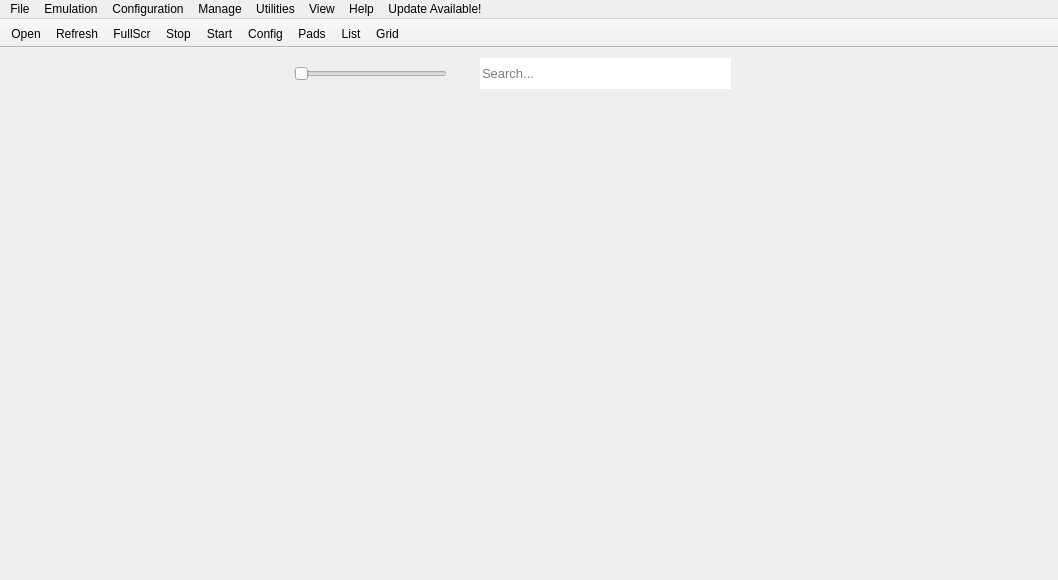
<?xml version="1.0" encoding="UTF-8"?>
<ui version="4.0">
 <class>main_window</class>
 <widget class="QMainWindow" name="main_window">
  <property name="geometry">
   <rect>
    <x>0</x>
    <y>0</y>
    <width>1058</width>
    <height>580</height>
   </rect>
  </property>
  <property name="sizePolicy">
   <sizepolicy hsizetype="Expanding" vsizetype="Expanding">
    <horstretch>0</horstretch>
    <verstretch>0</verstretch>
   </sizepolicy>
  </property>
  <property name="minimumSize">
   <size>
    <width>4</width>
    <height>0</height>
   </size>
  </property>
  <property name="windowTitle">
   <string>RPCS3</string>
  </property>
  <property name="autoFillBackground">
   <bool>false</bool>
  </property>
  <property name="animated">
   <bool>true</bool>
  </property>
  <property name="dockNestingEnabled">
   <bool>true</bool>
  </property>
  <property name="dockOptions">
   <set>QMainWindow::DockOption::AllowNestedDocks|QMainWindow::DockOption::AllowTabbedDocks|QMainWindow::DockOption::AnimatedDocks|QMainWindow::DockOption::GroupedDragging</set>
  </property>
  <widget class="QWidget" name="centralWidget">
   <property name="sizePolicy">
    <sizepolicy hsizetype="Expanding" vsizetype="Expanding">
     <horstretch>0</horstretch>
     <verstretch>0</verstretch>
    </sizepolicy>
   </property>
   <widget class="QLineEdit" name="mw_searchbar">
    <property name="geometry">
     <rect>
      <x>480</x>
      <y>10</y>
      <width>251</width>
      <height>31</height>
     </rect>
    </property>
    <property name="sizePolicy">
     <sizepolicy hsizetype="Expanding" vsizetype="Expanding">
      <horstretch>0</horstretch>
      <verstretch>0</verstretch>
     </sizepolicy>
    </property>
    <property name="font">
     <font>
      <pointsize>10</pointsize>
      <weight>50</weight>
      <bold>false</bold>
     </font>
    </property>
    <property name="focusPolicy">
     <enum>Qt::FocusPolicy::ClickFocus</enum>
    </property>
    <property name="frame">
     <bool>false</bool>
    </property>
    <property name="placeholderText">
     <string>Search...</string>
    </property>
    <property name="clearButtonEnabled">
     <bool>false</bool>
    </property>
   </widget>
   <widget class="QWidget" name="sizeSliderContainer" native="true">
    <property name="geometry">
     <rect>
      <x>280</x>
      <y>10</y>
      <width>181</width>
      <height>31</height>
     </rect>
    </property>
    <property name="sizePolicy">
     <sizepolicy hsizetype="Fixed" vsizetype="Expanding">
      <horstretch>0</horstretch>
      <verstretch>0</verstretch>
     </sizepolicy>
    </property>
    <layout class="QHBoxLayout" name="sizeSliderContainer_layout">
     <property name="spacing">
      <number>0</number>
     </property>
     <property name="leftMargin">
      <number>14</number>
     </property>
     <property name="topMargin">
      <number>0</number>
     </property>
     <property name="rightMargin">
      <number>14</number>
     </property>
     <property name="bottomMargin">
      <number>0</number>
     </property>
     <item>
      <widget class="QSlider" name="sizeSlider">
       <property name="sizePolicy">
        <sizepolicy hsizetype="Expanding" vsizetype="Preferred">
         <horstretch>0</horstretch>
         <verstretch>0</verstretch>
        </sizepolicy>
       </property>
       <property name="focusPolicy">
        <enum>Qt::FocusPolicy::ClickFocus</enum>
       </property>
       <property name="autoFillBackground">
        <bool>false</bool>
       </property>
       <property name="orientation">
        <enum>Qt::Orientation::Horizontal</enum>
       </property>
       <property name="tickPosition">
        <enum>QSlider::TickPosition::NoTicks</enum>
       </property>
      </widget>
     </item>
    </layout>
   </widget>
  </widget>
  <widget class="QMenuBar" name="menuBar">
   <property name="geometry">
    <rect>
     <x>0</x>
     <y>0</y>
     <width>1058</width>
     <height>25</height>
    </rect>
   </property>
   <property name="contextMenuPolicy">
    <enum>Qt::ContextMenuPolicy::PreventContextMenu</enum>
   </property>
   <widget class="QMenu" name="menuFile">
    <property name="title">
     <string>File</string>
    </property>
    <widget class="QMenu" name="bootElfMenu">
     <property name="enabled">
      <bool>true</bool>
     </property>
     <property name="title">
      <string>Boot (S)Elf</string>
     </property>
     <property name="toolTipsVisible">
      <bool>true</bool>
     </property>
     <addaction name="bootElfAct"/>
     <addaction name="bootTestAct"/>
    </widget>
    <widget class="QMenu" name="bootRecentMenu">
     <property name="title">
      <string>Boot Recent</string>
     </property>
     <property name="toolTipsVisible">
      <bool>true</bool>
     </property>
     <addaction name="clearRecentAct"/>
     <addaction name="freezeRecentAct"/>
     <addaction name="separator"/>
    </widget>
    <widget class="QMenu" name="menuBatch">
     <property name="title">
      <string>All Titles</string>
     </property>
     <addaction name="batchCreateCPUCachesAct"/>
     <addaction name="separator"/>
     <addaction name="batchRemoveCustomConfigurationsAct"/>
     <addaction name="batchRemoveCustomPadConfigurationsAct"/>
     <addaction name="batchRemoveShaderCachesAct"/>
     <addaction name="batchRemovePPUCachesAct"/>
     <addaction name="batchRemoveSPUCachesAct"/>
     <addaction name="removeHDD1CachesAct"/>
     <addaction name="removeAllCachesAct"/>
     <addaction name="removeSavestatesAct"/>
     <addaction name="separator"/>
     <addaction name="cleanUpGameListAct"/>
    </widget>
    <widget class="QMenu" name="menuFirmware">
     <property name="title">
      <string>Firmware</string>
     </property>
     <addaction name="createFirmwareCacheAct"/>
     <addaction name="removeFirmwareCacheAct"/>
    </widget>
    <widget class="QMenu" name="bootRecentSavestatesMenu">
     <property name="title">
      <string>Boot Recent Savestate</string>
     </property>
     <property name="toolTipsVisible">
      <bool>true</bool>
     </property>
     <addaction name="clearRecentSavestatesAct"/>
     <addaction name="freezeRecentSavestatesAct"/>
     <addaction name="separator"/>
    </widget>
    <addaction name="bootGameAct"/>
    <addaction name="bootVSHAct"/>
    <addaction name="bootElfMenu"/>
    <addaction name="bootSavestateAct"/>
    <addaction name="bootRecentSavestatesMenu"/>
    <addaction name="bootRecentMenu"/>
    <addaction name="separator"/>
    <addaction name="addGamesAct"/>
    <addaction name="separator"/>
    <addaction name="bootInstallPkgAct"/>
    <addaction name="bootInstallPupAct"/>
    <addaction name="separator"/>
    <addaction name="menuBatch"/>
    <addaction name="menuFirmware"/>
    <addaction name="separator"/>
    <addaction name="exitAndSaveLogAct"/>
    <addaction name="exitAct"/>
   </widget>
   <widget class="QMenu" name="menuEmulation">
    <property name="title">
     <string>Emulation</string>
    </property>
    <addaction name="sysPauseAct"/>
    <addaction name="sysStopAct"/>
    <addaction name="sysRebootAct"/>
    <addaction name="separator"/>
    <addaction name="insertDiscAct"/>
    <addaction name="ejectDiscAct"/>
   </widget>
   <widget class="QMenu" name="menuConfiguration">
    <property name="title">
     <string>Configuration</string>
    </property>
    <widget class="QMenu" name="menuEmulatedPads">
     <property name="title">
      <string>USB Devices</string>
     </property>
     <addaction name="confBuzzAct"/>
     <addaction name="confGHLtarAct"/>
     <addaction name="confTurntableAct"/>
     <addaction name="confUSIOAct"/>
     <addaction name="confPSMoveAct"/>
     <addaction name="confPSMoveDS3Act"/>
     <addaction name="confPSMoveMouseAct"/>
     <addaction name="confGunCon3Act"/>
     <addaction name="confTopShotEliteAct"/>
     <addaction name="confTopShotFearmasterAct"/>
     <addaction name="confLogitechG27Act"/>
    </widget>
    <widget class="QMenu" name="menuMice">
     <property name="title">
      <string>Mice</string>
     </property>
     <addaction name="actionBasic_Mouse"/>
     <addaction name="actionRaw_Mouse"/>
    </widget>
    <addaction name="confCPUAct"/>
    <addaction name="confGPUAct"/>
    <addaction name="separator"/>
    <addaction name="confPadsAct"/>
    <addaction name="menuMice"/>
    <addaction name="menuEmulatedPads"/>
    <addaction name="confCamerasAct"/>
    <addaction name="actionPS_Move_Tracker"/>
    <addaction name="confAudioAct"/>
    <addaction name="confIOAct"/>
    <addaction name="confSystemAct"/>
    <addaction name="confAdvAct"/>
    <addaction name="confEmuAct"/>
    <addaction name="confGuiAct"/>
    <addaction name="separator"/>
    <addaction name="confRPCNAct"/>
    <addaction name="confClansAct"/>
    <addaction name="confIPCAct"/>
    <addaction name="separator"/>
    <addaction name="confShortcutsAct"/>
    <addaction name="separator"/>
    <addaction name="confAutopauseManagerAct"/>
   </widget>
   <widget class="QMenu" name="menuManage">
    <property name="title">
     <string>Manage</string>
    </property>
    <addaction name="confVFSDialogAct"/>
    <addaction name="separator"/>
    <addaction name="actionManage_Users"/>
    <addaction name="confSavedataManagerAct"/>
    <addaction name="actionManage_RAP_Licenses"/>
    <addaction name="actionManage_Trophy_Data"/>
    <addaction name="actionManage_Savestates"/>
    <addaction name="actionManage_Skylanders_Portal"/>
    <addaction name="actionManage_Infinity_Base"/>
    <addaction name="actionManage_Dimensions_ToyPad"/>
    <addaction name="actionManage_KamenRider_RideGate"/>
    <addaction name="actionManage_Cheats"/>
    <addaction name="actionManage_Game_Patches"/>
    <addaction name="actionManage_Screenshots"/>
    <addaction name="actionManage_SoundEffects"/>
   </widget>
   <widget class="QMenu" name="menuUtilities">
    <property name="title">
     <string>Utilities</string>
    </property>
    <addaction name="actionLog_Viewer"/>
    <addaction name="toolsCheckConfigAct"/>
    <addaction name="toolsCgDisasmAct"/>
    <addaction name="toolskernel_explorerAct"/>
    <addaction name="toolsmemory_viewerAct"/>
    <addaction name="toolsRsxDebuggerAct"/>
    <addaction name="toolsSystemCommandsAct"/>
    <addaction name="patchCreatorAct"/>
    <addaction name="toolsVfsDialogAct"/>
    <addaction name="actionMusic_Player"/>
    <addaction name="separator"/>
    <addaction name="toolsDecryptSprxLibsAct"/>
    <addaction name="separator"/>
    <addaction name="toolsExtractMSELFAct"/>
    <addaction name="toolsExtractPUPAct"/>
    <addaction name="toolsExtractTARAct"/>
    <addaction name="separator"/>
    <addaction name="actionopen_rsx_capture"/>
    <addaction name="separator"/>
    <addaction name="actionCreate_RSX_Capture"/>
    <addaction name="actionCreate_Savestate"/>
    <addaction name="actionCreate_Savestate_And_Exit"/>
   </widget>
   <widget class="QMenu" name="menuView">
    <property name="title">
     <string>View</string>
    </property>
    <widget class="QMenu" name="menuGame_List_Icons">
     <property name="title">
      <string>Game List Icons</string>
     </property>
     <addaction name="setIconSizeTinyAct"/>
     <addaction name="setIconSizeSmallAct"/>
     <addaction name="setIconSizeMediumAct"/>
     <addaction name="setIconSizeLargeAct"/>
     <addaction name="separator"/>
     <addaction name="actionPreferGameDataIcons"/>
     <addaction name="showCustomIconsAct"/>
     <addaction name="playHoverGifsAct"/>
    </widget>
    <widget class="QMenu" name="menuGame_List_Mode">
     <property name="title">
      <string>Game List Mode</string>
     </property>
     <addaction name="setlistModeListAct"/>
     <addaction name="setlistModeGridAct"/>
    </widget>
    <widget class="QMenu" name="menuGame_Categories">
     <property name="title">
      <string>Game Categories</string>
     </property>
     <addaction name="showCatHDDGameAct"/>
     <addaction name="showCatDiscGameAct"/>
     <addaction name="showCatPS1GamesAct"/>
     <addaction name="showCatPS2GamesAct"/>
     <addaction name="showCatPSPGamesAct"/>
     <addaction name="showCatHomeAct"/>
     <addaction name="showCatAudioVideoAct"/>
     <addaction name="showCatGameDataAct"/>
     <addaction name="showCatOSAct"/>
     <addaction name="showCatUnknownAct"/>
     <addaction name="showCatOtherAct"/>
    </widget>
    <addaction name="showDebuggerAct"/>
    <addaction name="showLogAct"/>
    <addaction name="separator"/>
    <addaction name="showTitleBarsAct"/>
    <addaction name="showToolBarAct"/>
    <addaction name="separator"/>
    <addaction name="showGameListAct"/>
    <addaction name="separator"/>
    <addaction name="showHiddenEntriesAct"/>
    <addaction name="separator"/>
    <addaction name="showCompatibilityInGridAct"/>
    <addaction name="separator"/>
    <addaction name="refreshGameListAct"/>
    <addaction name="menuGame_List_Mode"/>
    <addaction name="menuGame_List_Icons"/>
    <addaction name="menuGame_Categories"/>
   </widget>
   <widget class="QMenu" name="menuHelp">
    <property name="title">
     <string>Help</string>
    </property>
    <widget class="QMenu" name="languageMenu">
     <property name="title">
      <string>Language</string>
     </property>
     <addaction name="languageAct0"/>
    </widget>
    <addaction name="updateAct"/>
    <addaction name="welcomeAct"/>
    <addaction name="separator"/>
    <addaction name="languageMenu"/>
    <addaction name="separator"/>
    <addaction name="supportAct"/>
    <addaction name="separator"/>
    <addaction name="aboutAct"/>
    <addaction name="aboutQtAct"/>
   </widget>
   <widget class="QMenu" name="menuUpdate_Available">
    <property name="title">
     <string>Update Available!</string>
    </property>
    <addaction name="actionDownload_Update"/>
   </widget>
   <addaction name="menuFile"/>
   <addaction name="menuEmulation"/>
   <addaction name="menuConfiguration"/>
   <addaction name="menuManage"/>
   <addaction name="menuUtilities"/>
   <addaction name="menuView"/>
   <addaction name="menuHelp"/>
   <addaction name="menuUpdate_Available"/>
  </widget>
  <widget class="QToolBar" name="toolBar">
   <property name="sizePolicy">
    <sizepolicy hsizetype="Preferred" vsizetype="Preferred">
     <horstretch>0</horstretch>
     <verstretch>0</verstretch>
    </sizepolicy>
   </property>
   <property name="contextMenuPolicy">
    <enum>Qt::ContextMenuPolicy::PreventContextMenu</enum>
   </property>
   <property name="windowTitle">
    <string>Show tool bar</string>
   </property>
   <property name="movable">
    <bool>false</bool>
   </property>
   <property name="allowedAreas">
    <set>Qt::ToolBarArea::TopToolBarArea</set>
   </property>
   <property name="iconSize">
    <size>
     <width>30</width>
     <height>30</height>
    </size>
   </property>
   <property name="toolButtonStyle">
    <enum>Qt::ToolButtonStyle::ToolButtonTextUnderIcon</enum>
   </property>
   <property name="floatable">
    <bool>false</bool>
   </property>
   <attribute name="toolBarArea">
    <enum>TopToolBarArea</enum>
   </attribute>
   <attribute name="toolBarBreak">
    <bool>false</bool>
   </attribute>
   <addaction name="toolbar_open"/>
   <addaction name="toolbar_refresh"/>
   <addaction name="toolbar_fullscreen"/>
   <addaction name="toolbar_stop"/>
   <addaction name="toolbar_start"/>
   <addaction name="toolbar_config"/>
   <addaction name="toolbar_controls"/>
   <addaction name="toolbar_list"/>
   <addaction name="toolbar_grid"/>
  </widget>
  <action name="bootElfAct">
   <property name="text">
    <string>Boot SELF/ELF</string>
   </property>
  </action>
  <action name="bootTestAct">
   <property name="text">
    <string>Boot Test</string>
   </property>
  </action>
  <action name="bootGameAct">
   <property name="text">
    <string>Boot Game</string>
   </property>
  </action>
  <action name="bootSavestateAct">
   <property name="text">
    <string>Boot Savestate</string>
   </property>
  </action>
  <action name="bootInstallPkgAct">
   <property name="text">
    <string>Install Packages/Raps/Edats</string>
   </property>
   <property name="toolTip">
    <string>Install application from a .pkg file</string>
   </property>
  </action>
  <action name="bootInstallPupAct">
   <property name="text">
    <string>Install Firmware</string>
   </property>
   <property name="toolTip">
    <string>Install firmware from PS3UPDAT.PUP</string>
   </property>
  </action>
  <action name="sysPauseAct">
   <property name="enabled">
    <bool>false</bool>
   </property>
   <property name="icon">
    <iconset resource="../resources.qrc">
     <normaloff>:/Icons/pause.png</normaloff>:/Icons/pause.png</iconset>
   </property>
   <property name="text">
    <string>Pause</string>
   </property>
   <property name="toolTip">
    <string>Start emulation</string>
   </property>
  </action>
  <action name="sysStopAct">
   <property name="enabled">
    <bool>false</bool>
   </property>
   <property name="icon">
    <iconset resource="../resources.qrc">
     <normaloff>:/Icons/stop.png</normaloff>:/Icons/stop.png</iconset>
   </property>
   <property name="text">
    <string>Stop</string>
   </property>
   <property name="toolTip">
    <string>Stop emulation</string>
   </property>
  </action>
  <action name="sysSendOpenMenuAct">
   <property name="enabled">
    <bool>false</bool>
   </property>
   <property name="text">
    <string>Send Open System Menu CMD</string>
   </property>
  </action>
  <action name="confCPUAct">
   <property name="text">
    <string>CPU</string>
   </property>
   <property name="toolTip">
    <string>Configure CPU</string>
   </property>
  </action>
  <action name="confGPUAct">
   <property name="text">
    <string>GPU</string>
   </property>
   <property name="toolTip">
    <string>Configure graphics</string>
   </property>
  </action>
  <action name="confPadsAct">
   <property name="text">
    <string>Pads</string>
   </property>
   <property name="iconText">
    <string>Pads</string>
   </property>
   <property name="toolTip">
    <string>Configure controls</string>
   </property>
  </action>
  <action name="confAudioAct">
   <property name="text">
    <string>Audio</string>
   </property>
   <property name="toolTip">
    <string>Configure audio</string>
   </property>
  </action>
  <action name="confIOAct">
   <property name="text">
    <string>Input/Output</string>
   </property>
   <property name="toolTip">
    <string>Configure Input/Output</string>
   </property>
  </action>
  <action name="confSystemAct">
   <property name="text">
    <string>System</string>
   </property>
   <property name="toolTip">
    <string>Configure system</string>
   </property>
  </action>
  <action name="confAdvAct">
   <property name="text">
    <string>Advanced</string>
   </property>
   <property name="toolTip">
    <string>Configure advanced emulator settings</string>
   </property>
  </action>
  <action name="confEmuAct">
   <property name="text">
    <string>Emulator</string>
   </property>
   <property name="toolTip">
    <string>Configure Emulator settings</string>
   </property>
  </action>
  <action name="confGuiAct">
   <property name="text">
    <string>GUI</string>
   </property>
   <property name="toolTip">
    <string>Configure GUI settings</string>
   </property>
  </action>
  <action name="confAutopauseManagerAct">
   <property name="enabled">
    <bool>false</bool>
   </property>
   <property name="text">
    <string>Auto Pause</string>
   </property>
   <property name="toolTip">
    <string>Configure Auto Pause</string>
   </property>
  </action>
  <action name="exitAndSaveLogAct">
   <property name="text">
    <string>Exit And Save Log</string>
   </property>
   <property name="toolTip">
    <string>Exit RPCS3, move the log file to a custom location</string>
   </property>
   <property name="statusTip">
    <string>Exit the application and save the log to a user-defined location</string>
   </property>
  </action>
  <action name="exitAct">
   <property name="text">
    <string>Exit</string>
   </property>
   <property name="toolTip">
    <string>Exit RPCS3</string>
   </property>
   <property name="statusTip">
    <string>Exit the application.</string>
   </property>
  </action>
  <action name="confSavedataManagerAct">
   <property name="enabled">
    <bool>true</bool>
   </property>
   <property name="text">
    <string>Save Data</string>
   </property>
   <property name="toolTip">
    <string>Manage save data</string>
   </property>
  </action>
  <action name="actionManage_Trophy_Data">
   <property name="enabled">
    <bool>true</bool>
   </property>
   <property name="text">
    <string>Trophies</string>
   </property>
   <property name="toolTip">
    <string>Manage trophies</string>
   </property>
  </action>
  <action name="actionManage_Users">
   <property name="text">
    <string>User Accounts</string>
   </property>
   <property name="toolTip">
    <string>Manage user accounts</string>
   </property>
  </action>
  <action name="toolsCgDisasmAct">
   <property name="text">
    <string>Cg Disasm</string>
   </property>
  </action>
  <action name="toolskernel_explorerAct">
   <property name="enabled">
    <bool>false</bool>
   </property>
   <property name="text">
    <string>Kernel Explorer</string>
   </property>
  </action>
  <action name="toolsmemory_viewerAct">
   <property name="enabled">
    <bool>false</bool>
   </property>
   <property name="text">
    <string>Memory Viewer</string>
   </property>
  </action>
  <action name="toolsRsxDebuggerAct">
   <property name="enabled">
    <bool>false</bool>
   </property>
   <property name="text">
    <string>RSX Debugger</string>
   </property>
  </action>
  <action name="toolsDecryptSprxLibsAct">
   <property name="text">
    <string>Decrypt PS3 Binaries</string>
   </property>
  </action>
  <action name="toolsExtractMSELFAct">
   <property name="text">
    <string>Extract MSELF</string>
   </property>
  </action>
  <action name="toolsExtractPUPAct">
   <property name="text">
    <string>Extract PUP</string>
   </property>
  </action>
  <action name="toolsExtractTARAct">
   <property name="text">
    <string>Extract Encrypted TAR</string>
   </property>
   <property name="toolTip">
    <string>Extract files from special .tar files inside PS3UPDAT.PUP</string>
   </property>
  </action>
  <action name="showDebuggerAct">
   <property name="checkable">
    <bool>true</bool>
   </property>
   <property name="text">
    <string>Show Debugger</string>
   </property>
  </action>
  <action name="showLogAct">
   <property name="checkable">
    <bool>true</bool>
   </property>
   <property name="text">
    <string>Show Log/TTY</string>
   </property>
  </action>
  <action name="supportAct">
   <property name="text">
    <string>Support Us</string>
   </property>
   <property name="toolTip">
    <string>To ensure continued improvements of RPCS3, become a part of our Patreon group!</string>
   </property>
  </action>
  <action name="aboutAct">
   <property name="text">
    <string>About RPCS3</string>
   </property>
  </action>
  <action name="aboutQtAct">
   <property name="text">
    <string>About Qt</string>
   </property>
  </action>
  <action name="showGameListAct">
   <property name="checkable">
    <bool>true</bool>
   </property>
   <property name="text">
    <string>Show Game List</string>
   </property>
  </action>
  <action name="showToolBarAct">
   <property name="checkable">
    <bool>true</bool>
   </property>
   <property name="text">
    <string>Show Tool Bar</string>
   </property>
  </action>
  <action name="showCompatibilityInGridAct">
   <property name="checkable">
    <bool>true</bool>
   </property>
   <property name="text">
    <string>Show Game Compatibility in Grid Mode</string>
   </property>
  </action>
  <action name="refreshGameListAct">
   <property name="text">
    <string>Game List Refresh</string>
   </property>
  </action>
  <action name="actionManage_RAP_Licenses">
   <property name="enabled">
    <bool>false</bool>
   </property>
   <property name="text">
    <string>RAP Files</string>
   </property>
  </action>
  <action name="updateAct">
   <property name="text">
    <string>Check for Updates</string>
   </property>
  </action>
  <action name="welcomeAct">
   <property name="text">
    <string>View The Welcome Dialog</string>
   </property>
  </action>
  <action name="confVFSDialogAct">
   <property name="text">
    <string>Virtual File System</string>
   </property>
  </action>
  <action name="clearRecentAct">
   <property name="text">
    <string>List Clear</string>
   </property>
  </action>
  <action name="freezeRecentAct">
   <property name="checkable">
    <bool>true</bool>
   </property>
   <property name="text">
    <string>List Freeze</string>
   </property>
  </action>
  <action name="setIconSizeTinyAct">
   <property name="checkable">
    <bool>true</bool>
   </property>
   <property name="text">
    <string>Tiny</string>
   </property>
  </action>
  <action name="setIconSizeSmallAct">
   <property name="checkable">
    <bool>true</bool>
   </property>
   <property name="checked">
    <bool>true</bool>
   </property>
   <property name="text">
    <string>Small</string>
   </property>
  </action>
  <action name="setIconSizeMediumAct">
   <property name="checkable">
    <bool>true</bool>
   </property>
   <property name="text">
    <string>Medium</string>
   </property>
  </action>
  <action name="setIconSizeLargeAct">
   <property name="checkable">
    <bool>true</bool>
   </property>
   <property name="text">
    <string>Large</string>
   </property>
  </action>
  <action name="setlistModeListAct">
   <property name="checkable">
    <bool>true</bool>
   </property>
   <property name="checked">
    <bool>true</bool>
   </property>
   <property name="text">
    <string>List View</string>
   </property>
  </action>
  <action name="setlistModeGridAct">
   <property name="checkable">
    <bool>true</bool>
   </property>
   <property name="text">
    <string>Grid View</string>
   </property>
  </action>
  <action name="sysRebootAct">
   <property name="enabled">
    <bool>false</bool>
   </property>
   <property name="icon">
    <iconset resource="../resources.qrc">
     <normaloff>:/Icons/restart.png</normaloff>:/Icons/restart.png</iconset>
   </property>
   <property name="text">
    <string>Restart</string>
   </property>
  </action>
  <action name="showCatHDDGameAct">
   <property name="checkable">
    <bool>true</bool>
   </property>
   <property name="text">
    <string>HDD Games</string>
   </property>
  </action>
  <action name="showCatDiscGameAct">
   <property name="checkable">
    <bool>true</bool>
   </property>
   <property name="text">
    <string>Disc Games</string>
   </property>
  </action>
  <action name="showCatPS1GamesAct">
   <property name="checkable">
    <bool>true</bool>
   </property>
   <property name="text">
    <string>PS1 Games</string>
   </property>
  </action>
  <action name="showCatPS2GamesAct">
   <property name="checkable">
    <bool>true</bool>
   </property>
   <property name="text">
    <string>PS2 Games</string>
   </property>
  </action>
  <action name="showCatPSPGamesAct">
   <property name="checkable">
    <bool>true</bool>
   </property>
   <property name="text">
    <string>PSP Games</string>
   </property>
  </action>
  <action name="showCatHomeAct">
   <property name="checkable">
    <bool>true</bool>
   </property>
   <property name="text">
    <string>Home</string>
   </property>
  </action>
  <action name="showCatAudioVideoAct">
   <property name="checkable">
    <bool>true</bool>
   </property>
   <property name="text">
    <string>Audio/Video</string>
   </property>
  </action>
  <action name="showCatGameDataAct">
   <property name="checkable">
    <bool>true</bool>
   </property>
   <property name="text">
    <string>Game Data</string>
   </property>
  </action>
  <action name="showCatUnknownAct">
   <property name="checkable">
    <bool>true</bool>
   </property>
   <property name="text">
    <string>Unknown</string>
   </property>
  </action>
  <action name="toolbar_start">
   <property name="icon">
    <iconset resource="../resources.qrc">
     <normaloff>:/Icons/play.png</normaloff>:/Icons/play.png</iconset>
   </property>
   <property name="text">
    <string>Start</string>
   </property>
   <property name="toolTip">
    <string>Start emulation</string>
   </property>
  </action>
  <action name="toolbar_stop">
   <property name="icon">
    <iconset resource="../resources.qrc">
     <normaloff>:/Icons/stop.png</normaloff>:/Icons/stop.png</iconset>
   </property>
   <property name="text">
    <string>Stop</string>
   </property>
   <property name="toolTip">
    <string>Stop emulation</string>
   </property>
  </action>
  <action name="toolbar_config">
   <property name="icon">
    <iconset resource="../resources.qrc">
     <normaloff>:/Icons/configure.png</normaloff>:/Icons/configure.png</iconset>
   </property>
   <property name="text">
    <string>Config</string>
   </property>
   <property name="toolTip">
    <string>Configure the emulator</string>
   </property>
  </action>
  <action name="toolbar_controls">
   <property name="icon">
    <iconset resource="../resources.qrc">
     <normaloff>:/Icons/controllers.png</normaloff>:/Icons/controllers.png</iconset>
   </property>
   <property name="text">
    <string>Pads</string>
   </property>
   <property name="toolTip">
    <string>Configure controls</string>
   </property>
  </action>
  <action name="toolbar_fullscreen">
   <property name="icon">
    <iconset resource="../resources.qrc">
     <normaloff>:/Icons/fullscreen.png</normaloff>:/Icons/fullscreen.png</iconset>
   </property>
   <property name="text">
    <string>FullScr</string>
   </property>
   <property name="toolTip">
    <string>Toggle fullscreen</string>
   </property>
  </action>
  <action name="toolbar_list">
   <property name="icon">
    <iconset resource="../resources.qrc">
     <normaloff>:/Icons/list.png</normaloff>:/Icons/list.png</iconset>
   </property>
   <property name="text">
    <string>List</string>
   </property>
   <property name="toolTip">
    <string>Switch to list mode</string>
   </property>
  </action>
  <action name="toolbar_grid">
   <property name="icon">
    <iconset resource="../resources.qrc">
     <normaloff>:/Icons/grid.png</normaloff>:/Icons/grid.png</iconset>
   </property>
   <property name="text">
    <string>Grid</string>
   </property>
   <property name="toolTip">
    <string>Switch to grid mode</string>
   </property>
  </action>
  <action name="toolbar_refresh">
   <property name="icon">
    <iconset resource="../resources.qrc">
     <normaloff>:/Icons/refresh.png</normaloff>:/Icons/refresh.png</iconset>
   </property>
   <property name="text">
    <string>Refresh</string>
   </property>
   <property name="toolTip">
    <string>Refresh gamelist</string>
   </property>
  </action>
  <action name="toolbar_open">
   <property name="icon">
    <iconset resource="../resources.qrc">
     <normaloff>:/Icons/open.png</normaloff>:/Icons/open.png</iconset>
   </property>
   <property name="text">
    <string>Open</string>
   </property>
   <property name="toolTip">
    <string>Boot a game</string>
   </property>
  </action>
  <action name="showCatOtherAct">
   <property name="checkable">
    <bool>true</bool>
   </property>
   <property name="text">
    <string>Other</string>
   </property>
  </action>
  <action name="showHiddenEntriesAct">
   <property name="checkable">
    <bool>true</bool>
   </property>
   <property name="text">
    <string>Show Hidden Entries</string>
   </property>
  </action>
  <action name="actionopen_rsx_capture">
   <property name="text">
    <string>Open RSX Capture</string>
   </property>
  </action>
  <action name="addGamesAct">
   <property name="text">
    <string>Add Games</string>
   </property>
  </action>
  <action name="showTitleBarsAct">
   <property name="checkable">
    <bool>true</bool>
   </property>
   <property name="text">
    <string>Show Title Bars</string>
   </property>
  </action>
  <action name="batchCreateCPUCachesAct">
   <property name="text">
    <string>Create LLVM Caches</string>
   </property>
  </action>
  <action name="batchRemoveCustomConfigurationsAct">
   <property name="text">
    <string>Remove Custom Configurations</string>
   </property>
  </action>
  <action name="batchRemoveCustomPadConfigurationsAct">
   <property name="text">
    <string>Remove Custom Gamepad Configurations</string>
   </property>
  </action>
  <action name="batchRemoveShaderCachesAct">
   <property name="text">
    <string>Remove Shader Caches</string>
   </property>
  </action>
  <action name="batchRemovePPUCachesAct">
   <property name="text">
    <string>Remove PPU Caches</string>
   </property>
  </action>
  <action name="batchRemoveSPUCachesAct">
   <property name="text">
    <string>Remove SPU Caches</string>
   </property>
  </action>
  <action name="removeHDD1CachesAct">
   <property name="text">
    <string>Remove HDD1 Caches</string>
   </property>
  </action>
  <action name="removeAllCachesAct">
   <property name="text">
    <string>Remove All Caches</string>
   </property>
  </action>
  <action name="removeSavestatesAct">
   <property name="text">
    <string>Remove Savestates</string>
   </property>
  </action>
  <action name="cleanUpGameListAct">
   <property name="text">
    <string>Clean up Game List</string>
   </property>
  </action>
  <action name="actionManage_Skylanders_Portal">
   <property name="text">
    <string>Skylanders Portal</string>
   </property>
  </action>
  <action name="actionManage_Infinity_Base">
   <property name="text">
    <string>Infinity Base</string>
   </property>
  </action>
  <action name="actionManage_Dimensions_ToyPad">
   <property name="text">
    <string>Dimensions Toypad</string>
   </property>
  </action>
  <action name="actionManage_KamenRider_RideGate">
   <property name="text">
    <string>Kamen Rider Ride Gate</string>
   </property>
  </action>
  <action name="actionManage_Cheats">
   <property name="text">
    <string>Cheats</string>
   </property>
  </action>
  <action name="languageAct0">
   <property name="checkable">
    <bool>true</bool>
   </property>
   <property name="text">
    <string>English</string>
   </property>
  </action>
  <action name="actionManage_Screenshots">
   <property name="text">
    <string>Screenshots</string>
   </property>
  </action>
  <action name="removeFirmwareCacheAct">
   <property name="text">
    <string>Remove Firmware Cache</string>
   </property>
  </action>
  <action name="createFirmwareCacheAct">
   <property name="text">
    <string>Create Firmware Cache</string>
   </property>
  </action>
  <action name="actionCreate_RSX_Capture">
   <property name="enabled">
    <bool>false</bool>
   </property>
   <property name="text">
    <string>Create RSX Capture</string>
   </property>
  </action>
  <action name="actionCreate_Savestate">
   <property name="enabled">
    <bool>false</bool>
   </property>
   <property name="text">
    <string>Create Savestate</string>
   </property>
  </action>
  <action name="actionCreate_Savestate_And_Exit">
   <property name="enabled">
    <bool>false</bool>
   </property>
   <property name="text">
    <string>Stop And Create Savestate</string>
   </property>
  </action>
  <action name="actionManage_Game_Patches">
   <property name="text">
    <string>Game Patches</string>
   </property>
  </action>
  <action name="confRPCNAct">
   <property name="text">
    <string>RPCN</string>
   </property>
   <property name="toolTip">
    <string>Configure RPCN</string>
   </property>
  </action>
  <action name="confClansAct">
   <property name="text">
    <string>Clans</string>
   </property>
   <property name="toolTip">
    <string>Configure Clans</string>
   </property>
  </action>
  <action name="confIPCAct">
   <property name="text">
    <string>IPC</string>
   </property>
   <property name="toolTip">
    <string>Configure IPC</string>
   </property>
  </action>
  <action name="actionLog_Viewer">
   <property name="text">
    <string>Log Viewer</string>
   </property>
  </action>
  <action name="showCustomIconsAct">
   <property name="checkable">
    <bool>true</bool>
   </property>
   <property name="checked">
    <bool>true</bool>
   </property>
   <property name="text">
    <string>Show Custom Icons</string>
   </property>
  </action>
  <action name="playHoverGifsAct">
   <property name="checkable">
    <bool>true</bool>
   </property>
   <property name="checked">
    <bool>true</bool>
   </property>
   <property name="text">
    <string>Play Hover Gifs</string>
   </property>
  </action>
  <action name="bootVSHAct">
   <property name="text">
    <string>Boot VSH/XMB</string>
   </property>
  </action>
  <action name="patchCreatorAct">
   <property name="text">
    <string>Patch Creator</string>
   </property>
  </action>
  <action name="confCamerasAct">
   <property name="text">
    <string>Cameras</string>
   </property>
  </action>
  <action name="ejectDiscAct">
   <property name="enabled">
    <bool>false</bool>
   </property>
   <property name="text">
    <string>Eject Disc</string>
   </property>
  </action>
  <action name="insertDiscAct">
   <property name="enabled">
    <bool>false</bool>
   </property>
   <property name="text">
    <string>Insert Disc</string>
   </property>
  </action>
  <action name="toolsCheckConfigAct">
   <property name="text">
    <string>Check Config</string>
   </property>
  </action>
  <action name="confShortcutsAct">
   <property name="text">
    <string>Shortcuts</string>
   </property>
  </action>
  <action name="toolsSystemCommandsAct">
   <property name="enabled">
    <bool>false</bool>
   </property>
   <property name="text">
    <string>System Commands</string>
   </property>
  </action>
  <action name="confBuzzAct">
   <property name="text">
    <string>Buzz</string>
   </property>
  </action>
  <action name="confGHLtarAct">
   <property name="text">
    <string>GHLtar</string>
   </property>
  </action>
  <action name="confTurntableAct">
   <property name="text">
    <string>Turntable</string>
   </property>
  </action>
  <action name="confUSIOAct">
   <property name="text">
    <string>USIO</string>
   </property>
  </action>
  <action name="confPSMoveDS3Act">
   <property name="text">
    <string>PS Move (Fake)</string>
   </property>
  </action>
  <action name="confPSMoveMouseAct">
   <property name="text">
    <string>PS Move (Mouse)</string>
   </property>
  </action>
  <action name="confGunCon3Act">
   <property name="text">
    <string>GunCon 3</string>
   </property>
  </action>
  <action name="confTopShotEliteAct">
   <property name="text">
    <string>Top Shot Elite</string>
   </property>
  </action>
  <action name="confTopShotFearmasterAct">
   <property name="text">
    <string>Top Shot Fearmaster</string>
   </property>
  </action>
  <action name="confLogitechG27Act">
   <property name="text">
    <string>Logitech G27 Wheel</string>
   </property>
  </action>
  <action name="actionBasic_Mouse">
   <property name="text">
    <string>Basic Mouse</string>
   </property>
  </action>
  <action name="actionRaw_Mouse">
   <property name="text">
    <string>Raw Mouse</string>
   </property>
  </action>
  <action name="toolsVfsDialogAct">
   <property name="text">
    <string>VFS Tool</string>
   </property>
  </action>
  <action name="actionPS_Move_Tracker">
   <property name="text">
    <string>PS Move Tracker</string>
   </property>
  </action>
  <action name="confPSMoveAct">
   <property name="text">
    <string>PS Move</string>
   </property>
  </action>
  <action name="showCatOSAct">
   <property name="checkable">
    <bool>true</bool>
   </property>
   <property name="text">
    <string>Operating System</string>
   </property>
  </action>
  <action name="clearRecentSavestatesAct">
   <property name="text">
    <string>List Clear</string>
   </property>
  </action>
  <action name="freezeRecentSavestatesAct">
   <property name="checkable">
    <bool>true</bool>
   </property>
   <property name="text">
    <string>List Freeze</string>
   </property>
  </action>
  <action name="actionManage_Savestates">
   <property name="text">
    <string>Savestates</string>
   </property>
  </action>
  <action name="actionPreferGameDataIcons">
   <property name="checkable">
    <bool>true</bool>
   </property>
   <property name="text">
    <string>Prefer Game Data Icons</string>
   </property>
  </action>
  <action name="actionMusic_Player">
   <property name="text">
    <string>Music Player</string>
   </property>
  </action>
  <action name="actionManage_SoundEffects">
   <property name="text">
    <string>Sound Effects</string>
   </property>
  </action>
  <action name="actionDownload_Update">
   <property name="text">
    <string>Download Update</string>
   </property>
  </action>
 </widget>
 <layoutdefault spacing="6" margin="11"/>
 <resources>
  <include location="../resources.qrc"/>
 </resources>
 <connections/>
</ui>
